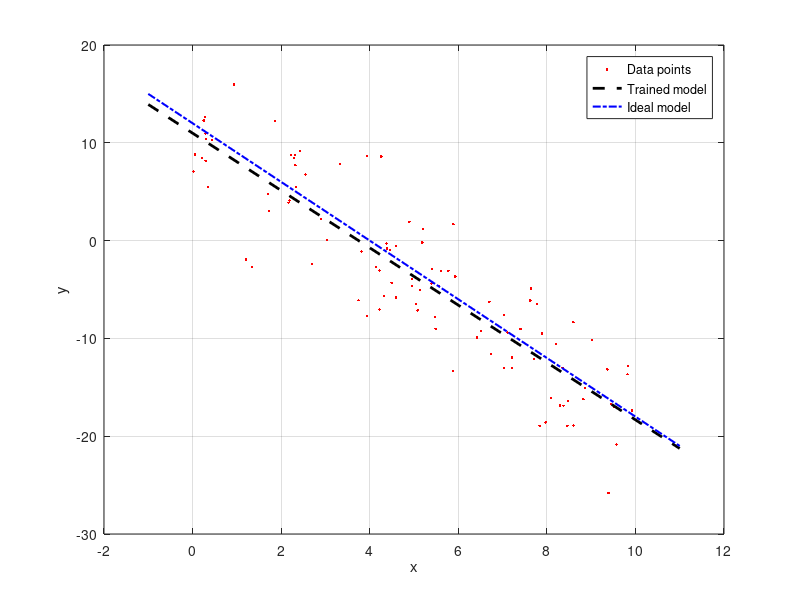

This figure's MATLAB source:
%LLS regression example

clear
rng(1) %Sets the seed of the random number generator


%Problem definition:
N=100;
x     = 10*rand(N,1);

ideal_a=-3;
ideal_b=12;

d     = ideal_a*x+ideal_b;             %an ideal function
s     = 4; %This is the standard deviation (variance is s^2)
noise =  s * randn(N,1);
d     = d + noise;

figure(1)
plot(x, d, '.r'), hold on

%We create matrix X and add a column with ones (representing the bias)
xo= ones(N,1);
X = [xo, x];

w= pinv(X) * d;

display('Fitting weights')
display(w)

error = (X*w-d)'*(X*w-d);
display('Fitting error:')
display(error)



%Best fit
a= [ -1, 11];
b= [ w(2)*a(1) + w(1), w(2)*a(2) + w(1) ];
plot(a, b, '--k', 'LineWidth', 2 );
xlabel('x')
ylabel('y')

%True curve
a= [ -1, 11];
b_true= [-ideal_a+ideal_b, ideal_a*11+ideal_b];
plot(a, b_true, '-.b', 'LineWidth', 1.5 );
legend('Data points','Trained model', 'Ideal model')
grid on


